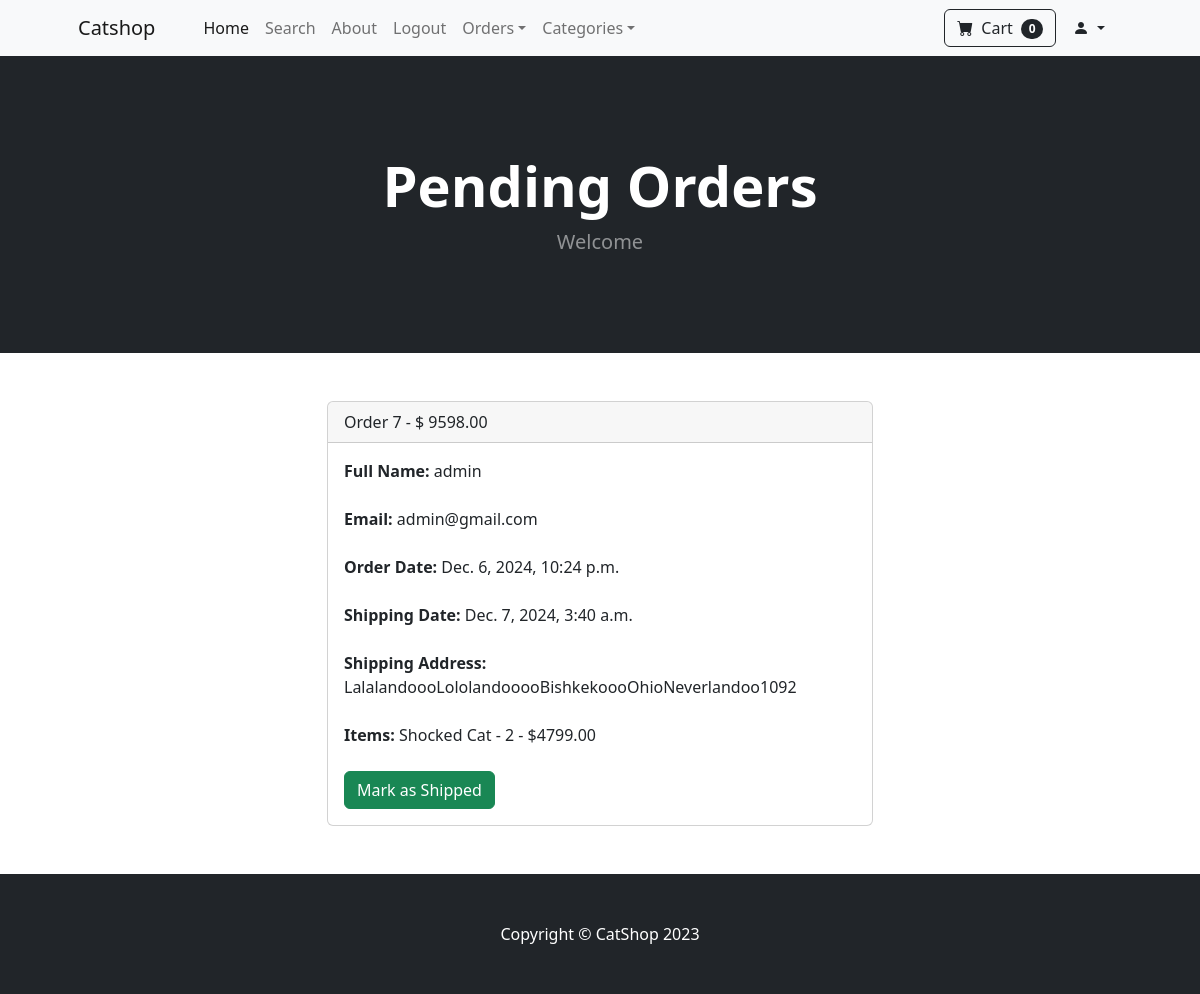
/payment/orders/7 (signed in), run on the app's committed database.
### payment/models.py (models this page shows, shortened)
class Order(models.Model):
    user = models.ForeignKey(User, on_delete=models.CASCADE, null=True, blank=True)
    full_name = models.CharField(max_length=200)
    email = models.CharField(max_length=200)
    address = models.CharField(max_length=15000)
    amount_paid = models.DecimalField(max_digits=10, decimal_places=2)
    date_ordered = models.DateTimeField(auto_now_add=True)
    date_shipped = models.DateTimeField(null=True, blank=True)
    is_shipped = models.BooleanField(default=False)

class OrderItem(models.Model):
    order = models.ForeignKey(Order, on_delete=models.CASCADE, null=True)
    product = models.ForeignKey(Product, on_delete=models.CASCADE, null=True)
    user = models.ForeignKey(User, on_delete=models.CASCADE, null=True, blank=True)
    quantity = models.PositiveBigIntegerField(default=1)
    price = models.DecimalField(max_digits=10, decimal_places=2)

### store/models.py (models this page shows)
class Product(models.Model):
    name = models.CharField(max_length=50)
    price = models.DecimalField(default=0, decimal_places=3, max_digits=7)
    category = models.ForeignKey(Category, on_delete=models.CASCADE, default=1)
    is_sale = models.BooleanField(default=False)
    sale_price = models.DecimalField(default=0, decimal_places=3, max_digits=7)
    description = models.CharField(max_length=300, default='Product has no description', blank=True, null=True)
    image = models.ImageField(upload_to='uploads/product/')
    def __str__(self):
        return self.name

### payment/views.py (the view, shortened to what this page needs)
# urls.py: path('orders/<int:pk>', views.orders, name='orders'),
def orders(request, pk):
    if request.user.is_authenticated and request.user.is_superuser:
        order = Order.objects.get(id=pk)
        order_items = OrderItem.objects.filter(order=pk)
        return render(request, 'payment/orders.html',{"order":order, "order_items":order_items})
    else:
        messages.error(request, "Access denied!!!")
        return redirect('home')

### cart/cart.py (called while the page is built)
    def __len__(self):
        return len(self.cart)

### cart/context_processors.py (called while the page is built)
def cart(request):
    return {'cart':Cart(request)}

### store/context_processors.py (called while the page is built)
def categories(request):
    categories = Category.objects.all()
    return {'categories': categories}

### payment/templates/payment/orders.html (shortened to what this page needs)
{% extends 'base.html' %}
{% block content %}
<header class="bg-dark py-5">
    <div class="container px-4 px-lg-5 my-5">
        <div class="text-center text-white">
            <h1 class="display-4 fw-bolder">Pending Orders</h1>
            <p class="lead fw-normal text-white-50 mb-0">Welcome</p>
        </div>
    </div>
</header>
<div class="container">
  <br><br>
  <div class="row">
    <div class="col-md-6 offset-md-3">
      <div class="card">
        <div class="card-header">
          Order {{ order.id }} - $ {{ order.amount_paid }}
        </div>
        <div class="card-body">
          <strong>Full Name:</strong> {{ order.full_name }} <br><br>
          <strong>Email:</strong>  {{ order.email }} <br><br>
          <strong>Order Date:</strong>  {{ order.date_ordered }} <br><br>
          <strong>Shipping Date:</strong>  {{ order.date_shipped }} <br><br>
          <strong>Shipping Address:</strong>  {{ order.address }} <br><br>
          <strong>Items:</strong>
          {% for item in order_items %}
            {{ item.product }} - {{ item.quantity }} - ${{ item.price }}
          {% endfor %}
          <br><br>
          {% if not order.is_shipped %}
            <form method="POST">
              <button type="Submit" class="btn btn-success">Mark as Shipped</button>
            </form>
          {% else %}
            <form method="POST">
              {% csrf_token %}
              <input type="hidden" name="ship_status" value="false">
              <button type="Submit" class="btn btn-danger">Mark as Not Shipped</button>
            </form>
          {% endif %}
        </div>
      </div>
    </div>
  </div>
  <br><br>
</div>
{% endblock %}

### data on the page
Order: id "7", amount_paid "9598.00", full_name "admin", email "admin@gmail.com", date_ordered "Dec. 6, 2024, 10:24 p.m.", date_shipped "Dec. 7, 2024, 3:40 a.m.", address "LalalandoooLololandooooBishkekoooOhioNeverlandoo1092"
OrderItem: product "Shocked Cat", quantity "2", price "4799.00"

### other printed values
{{ cart | length }} "0"
